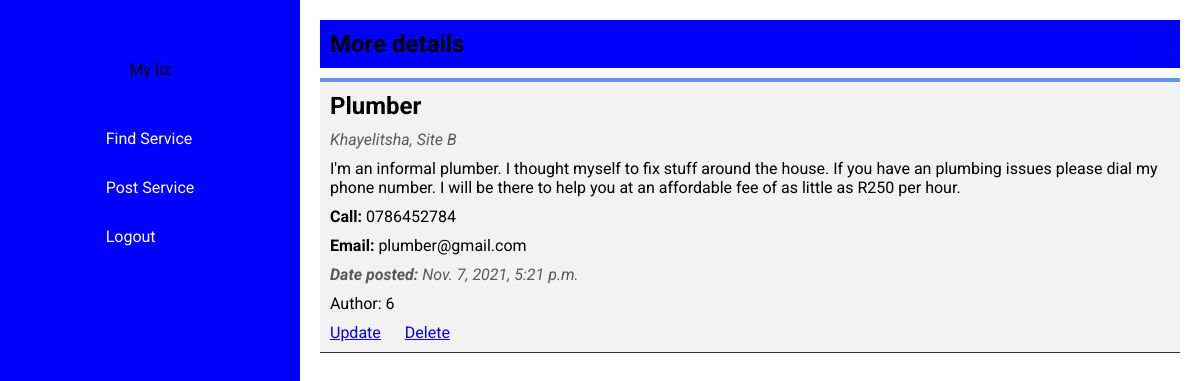
/view_service/16 (signed in), run on the app's committed database.
### main/models.py (models this page shows, shortened)
class Service(models.Model):
    service_name = models.CharField(max_length=200)
    location = models.CharField(max_length=150)
    experience = models.CharField(max_length=400)
    phone = models.CharField(max_length=50)
    email = models.EmailField(max_length=50)
    datecreated = models.DateTimeField(default=datetime.now, blank=True)
    author = models.ForeignKey(User, on_delete=models.CASCADE)

### main/views.py (the view)
# urls.py: path('view_service/<str:pk>', views.view_service, name='view_service'),
@login_required(login_url='login')
def view_service(request, pk):
    services = Service.objects.get(id=pk)
    return render(request, 'view_service.html', {'services': services})

### templates/view_service.html (shortened to what this page needs)
{% extends 'base.html' %}
{% load static %}
{% block links %}
<link rel="stylesheet" href="{% static 'main/css/view-service.css' %}">
{% endblock links %}
{% block content %}
    <div class="view-service-container">
        <div class="view-service-title">
            <h1>More details</h1>
            <a href="/">Back</a>
        </div>
        <div class="view-service">
            <h1 id="view-service-content">{{ services.service_name }}</h1>
            <address id="view-service-content">{{ services.location }}</address>
            <p id="view-service-content">{{ services.experience }}</p>
            <p id="view-service-content"><strong>Call:</strong> {{ services.phone }}</p>
            <p id="view-service-content"><strong>Email:</strong> {{ services.email }}</p>
            <address id="view-service-content"><strong>Date posted: </strong>{{ services.datecreated }}</address>
            <p id="view-service-content">Author: {{ services.author.id }}</p>
            {% if user.is_authenticated and services.author.id == user.id %}
            <div class="view-service-btns">
                <a id="view-service-content" href="/update/{{ services.id }}">Update</a>
                <a id="view-service-content" href="/delete/{{ services.id }}">Delete</a>
            </div>
            {% endif %}
        </div>
    </div>
{% endblock content %}

### static/main/css/style.css (style rules this page uses)
* { margin: 0px; padding: 0px; font-family: 'Roboto', sans-serif; }
body { display: flex; flex-direction: row; background-color: #fff; }

### static/main/css/view-service.css (style rules this page uses)
.view-service-container { margin: 20px; height: 100vh; }
.view-service-container .view-service-title { display: flex; flex-direction: row; align-items: center; justify-content: space-between; background-color: blue; margin: 10px 0px 10px 0px; padding: 10px; }
.view-service-container .view-service { border-bottom: 1px solid rgb(51, 51, 51); background-color: rgb(242, 242, 242); border-top: 4px solid cornflowerblue; }
#view-service-content { margin: 10px ; }
.view-service-btns { margin-bottom: 10px ; }
.view-service address, small { color: rgb(89, 89, 89); }

### data on the page
Service: service_name "Plumber", location "Khayelitsha, Site B", experience "I'm an informal plumber. I thought myself to fix stuff around the house. If you have an plumbing issues please dial my phone number. I will be there to help you at an affordable fee of as little as R250 per hour.", phone "0786452784", email "plumber@gmail.com", datecreated "Nov. 7, 2021, 5:21 p.m.", author.id "6"
